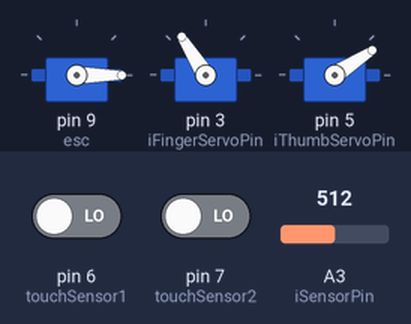
Recording of a sketch running on a simulated Arduino Uno, built with avr-gcc and run on an emulated ATmega328P. Parts: 3 × servo. The inputs (shaded band) are chosen by the test bench; at power-on: A3 (iSensorPin) = 512, pin 6 (touchSensor1) LOW, pin 7 (touchSensor2) LOW.

Above: at 2.2 s.
2.3 s: A3 (iSensorPin) set to 207
3.8 s: A3 (iSensorPin) set to 186
At 4.8 s:
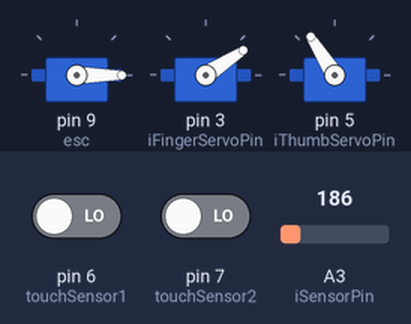
5.3 s: pin 6 (touchSensor1) driven HIGH
At 6.1 s:
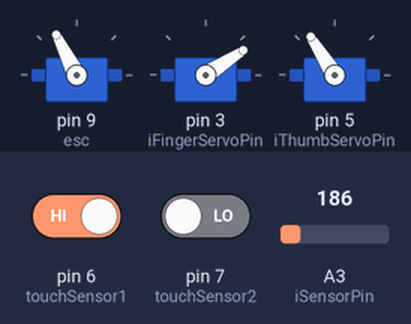
6.8 s: pin 6 (touchSensor1) driven LOW
At 7.9 s:
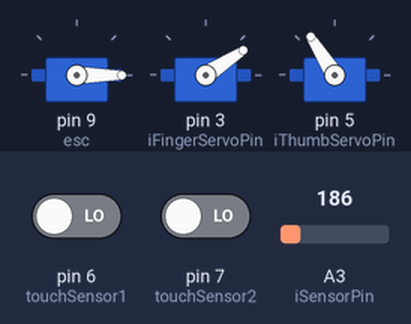
8.3 s: pin 7 (touchSensor2) driven HIGH
At 9.3 s:
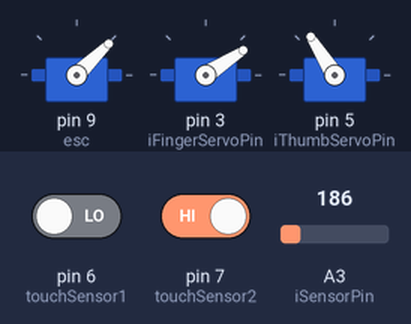
9.8 s: pin 7 (touchSensor2) driven LOW
At 10.2 s:
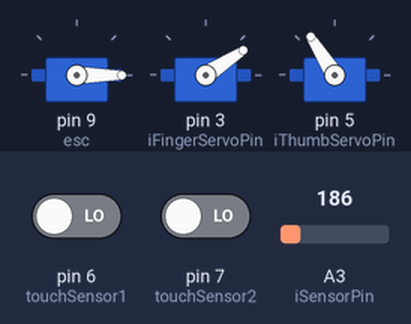
Timing chart, 0 to 12.3 s (numbered marks = the images above; inputs shaded):
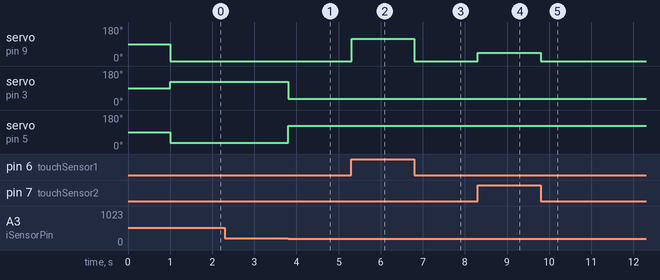

The sketch:

Prosthetic_2_22_19.ino
```cpp
#include <Servo.h>
const int touchSensor1 = 6; //connected to Digital pin
const int touchSensor2 = 7; //connected to Digital pin
Servo esc;
Servo fingerServo;
Servo thumbServo;

// constants
const int iFingerServoPin = 3;
const int iThumbServoPin = 5;              // servo pin number
const int iSensorPin = A3;            // muscle sensor pin number
const int iMaxServoVal = 880;        // HS-7940's fully extracted claw servo position PWM value (in microseconds)
const int iMinServoVal = 1800;        // HS-7940's fully retracted claw servo position PWM value (in microseconds)
const int iMinThreshVal = 200;        // muscle sensor threshold value to begin controlled extension
const int iServoStep = 10;            // controls claw extension speed - increase to speed up
const unsigned long lLockOut = 3000L;   // duration to hold max threshval to toggle the lock state (in milliseconds)

// global variables
unsigned long lStartTime = 0L;        // variable to store the time the timer was started
bool bStartLockTimer = false;         // if true, the timer has been started; false otherwise
bool bActiveLock = false;

void setup()
{
  pinMode(touchSensor1, INPUT);
  pinMode(touchSensor2, INPUT);
  esc.attach(9);
  fingerServo.attach(iFingerServoPin);
  thumbServo.attach(iThumbServoPin);  // attaches the pin to the servo object
  delay(1000);
// esc.write(45);

}

void loop()
{

 while(digitalRead(touchSensor1)==HIGH)      //Read Touch sensor signal
   {
esc.write(1750);
   }
  while(digitalRead(touchSensor2)==HIGH)     //Read Touch sensor signal
  {
 esc.write(1000);
  }
  esc.write(0);

    // read muscle sensor value
  int iSensorVal = analogRead(iSensorPin);
  int iServoVal = iMinServoVal;
 //fingerServo.writeMicroseconds(iMinServoVal);
// thumbServo.writeMicroseconds(iMaxServoVal);     // intialize to min value

  // determine what state to put the claws in based on the sensor value
  // three possible states
  if(iSensorVal < iMinThreshVal)
  {
    // state 1 - below threshold - fully retract claws
    fingerServo.write(iMaxServoVal);
    thumbServo.write(iMinServoVal);
      iServoVal = 0;
  }
  else
  {
    // state 2 - above max threshold - fully extend claws
    fingerServo.writeMicroseconds(iMinServoVal);
    thumbServo.writeMicroseconds(iMaxServoVal);
      iServoVal = 1;
  }

  // if sensor is in state 2, start timer to trigger lLockOut
  if(iServoVal == 1)
  {
    // if the timer hasn't been started, then start it.
   if(!bStartLockTimer)
    {
      lStartTime = millis();
      bStartLockTimer = true;
    }
  }
  else
  {
    // reset timer variables
    lStartTime = 0L;
    bStartLockTimer = false;
 }

  // check to see if the timer was started and it runs for the amount of time required to trigger lock/unlock
  if(bStartLockTimer && millis()-lStartTime >= lLockOut)
  {
    // toggle lock state
    bActiveLock = !bActiveLock;

    // reset timer variables
    lStartTime = 0L;
    bStartLockTimer = false;

    // set servo value to max when locking
    if(bActiveLock)
    {
     fingerServo.writeMicroseconds(iMinServoVal);
     thumbServo.writeMicroseconds(iMaxServoVal);
     // iServoVal = iMinServoVal;
    }
    else // reset servo value to min when unlocking
    {
        fingerServo.writeMicroseconds(iMaxServoVal);
       thumbServo.writeMicroseconds(iMinServoVal);
    // iServoVal = iMaxServoVal;
    }

    // pause for a second to allow the user to adjust to the new setting
    delay(1000);
  }

  // move the servo to the desired postion
   if(bActiveLock)
   {
    fingerServo.writeMicroseconds(iMinServoVal);
    thumbServo.writeMicroseconds(iMaxServoVal);
   }
  else
  {
 //   fingerServo.writeMicroseconds(iServoVal);
 //   thumbServo.writeMicroseconds(iServoVal);
  }
  // delay to not overload the ADC
  delay(100);


}
```

Measured:
- the behaviour switches between 200 and 199 on A3 (iSensorPin) (found by bisection; images 0 and 1)
- after the input at 2.3 s, every drawn part: stays the same
- after the input at 3.8 s, servo on pin 3 (iFingerServoPin): 122° → 33° at once; servo on pin 5 (iThumbServoPin): 33° → 122° at once
- after the input at 5.3 s, servo on pin 9 (esc): 0° → 117° at once
- after the input at 6.8 s, servo on pin 9 (esc): 117° → 0° at once
- after the input at 8.3 s, servo on pin 9 (esc): 0° → 44° at once
- after the input at 9.8 s, servo on pin 9 (esc): 44° → 0° at once
